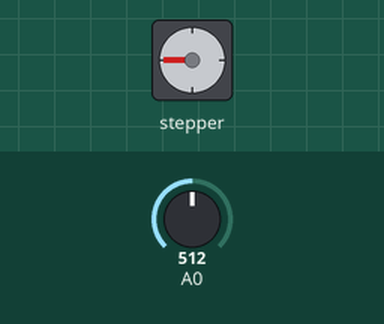
Bench run of a sketch on a simulated Arduino Uno, built with avr-gcc and run on an emulated ATmega328P. On the bench: stepper motor. The test bench sets the inputs (shaded band); at power-on: A0 = 512. Stepper angles assume 100 steps per turn.

Above: at 1.2 s.
1.3 s: A0 set to 122
At 2.3 s:
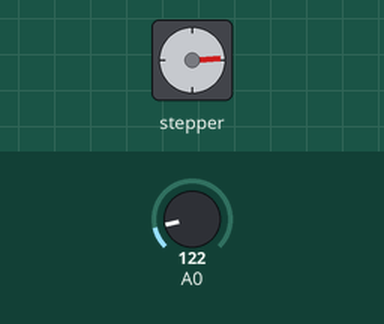
4.3 s: A0 set to 306
7.3 s: A0 set to 0
At 7.3 s:
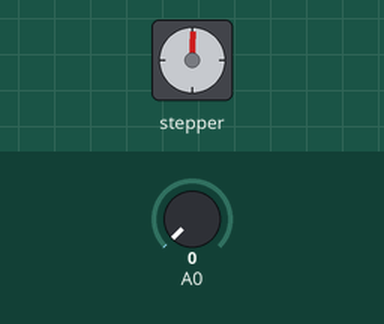
8.8 s: A0 set to 9
10.3 s: A0 set to 12
At 13.0 s:
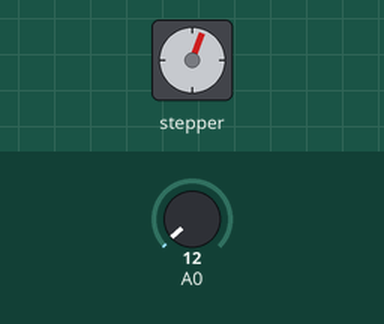
Timing chart, 0 to 51.4 s (numbered marks = the images above; inputs shaded):
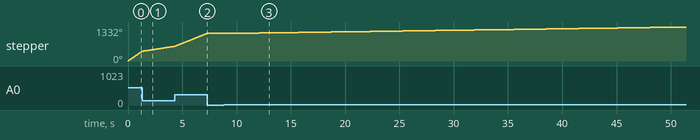

The sketch:

Stepper_Test.ino
```cpp
#include <Stepper.h>
// source : https://elektronicavoorjou.nl/arduino-project-stepper-motor-speed-control/
// Verander dit om het aantal stappen per omwenteling te passen
const int StappenPerOmwenteling = 100;
Stepper MijnStepper(StappenPerOmwenteling, 8, 9, 10, 11);
int StappenTeller = 0;
// aantal stappen dat de motor heeft genomen
void setup()
{
} void loop() {
// Lees sensorwaarde:
int sensorWaarde = analogRead(A0);
// Bereik 0 tot 100:
int motorSnelheid = map(sensorWaarde, 0, 1023, 0, 100);
// Zet de motor snelheid:
if (motorSnelheid > 0) { MijnStepper.setSpeed(motorSnelheid);
// stap 1/100 van een omwententeling:
MijnStepper.step(StappenPerOmwenteling / 100); }
}
```

Measured:
- the behaviour switches between 10 and 11 on A0 (found by bisection; images 2 and 3)
- after the input at 7.3 s, stepper: stops changing and stays 1083°
- after the input at 8.8 s, every drawn part: stays the same
